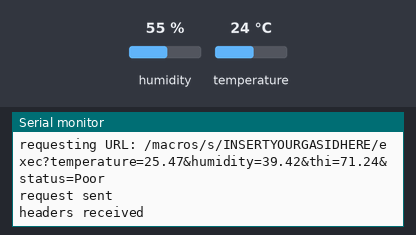
This sketch was run on a simulated ESP8266 (NodeMCU). Parts: the last lines printed to the serial monitor. The inputs (shaded band) are chosen by the test bench; at power-on: humidity 55 %, temperature 24 °C. WiFi joins after 1.5 s; servers stay silent unless stated; uploads are accepted with an empty reply.

Above: at 2.7 s.
2.8 s: humidity set to 22 %
At 3.2 s:
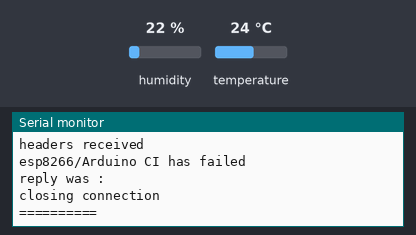
5.8 s: temperature set to 12 °C
At 6.34 s:
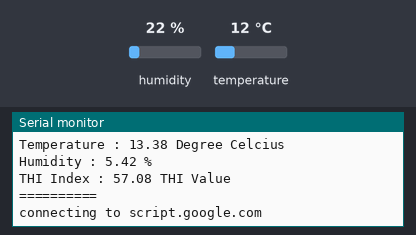
8.8 s: humidity set to 40 %
At 9.4 s:
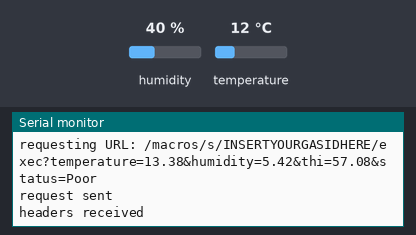
Timing chart, 0 to 11.8 s (numbered marks = the images above; inputs shaded):
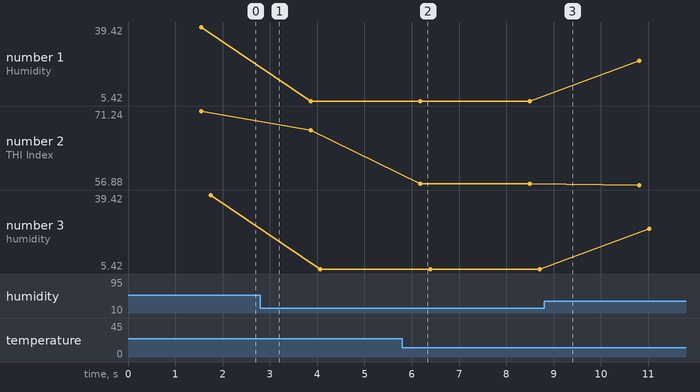

Measured:
- after the input at 5.8 s, the serial monitor: prints a new line after 0.38 s (image 2)
- plotted number 1: 39.42 → 5.42 after the input at 2.8 s, 5.42 → 23.97 after the input at 8.8 s
- plotted number 2: 71.24 → 67.53 after the input at 2.8 s, 67.53 → 57.08 after the input at 5.8 s, 57.08 → 56.88 after the input at 8.8 s
- plotted number 3: 39.42 → 5.42 after the input at 2.8 s, 5.42 → 23.97 after the input at 8.8 s

The sketch:

Google_HDC1080_NOlcd.ino
```cpp
/*
 * Project by SAI Technology - 21July2022
 */

//Board selection
#include <Arduino.h>
#if defined(ESP32)
  #include <WiFi.h>
#elif defined(ESP8266)
  #include <ESP8266WiFi.h>
#endif

#include<Wire.h>
#include <WiFiClientSecure.h>

//----Sensor------
//Insert Library (if any)
#include "ClosedCube_HDC1080.h"

//Create instances for using library
ClosedCube_HDC1080 hdc1080;

//------------- WiFi -----
const char* ssid = "USERNAME"; //--> Your wifi name or SSID.
const char* password = "PASSWORD"; //--> Your wifi password.
const char* host = "script.google.com";
const int httpsPort = 443;

WiFiClientSecure client; //--> Create a WiFiClientSecure object.
String GAS_ID = "INSERTYOURGASIDHERE"; //--> spreadsheet script ID

//-------------end WiFi----

float thi; float t; float h; float nt; float nh;

void setup() {
  Wire.begin();
  hdc1080.begin(0x40);
  Serial.begin(115200);

  //WiFi
  WiFi.begin(ssid, password); //--> Connect to your WiFi router
  Serial.println("");

  Serial.print("Connecting");
  while (WiFi.status() != WL_CONNECTED) {
    Serial.print(".");
    //----------------------------------------Make the On Board Flashing LED on the process of connecting to the wifi router.
    digitalWrite(LED_BUILTIN, LOW);
    delay(250);
    digitalWrite(LED_BUILTIN, HIGH);
    delay(250);
    //----------------------------------------
  }
  //----------------------------------------
  digitalWrite(LED_BUILTIN, HIGH); //--> Turn off the On Board LED when it is connected to the wifi router.
  Serial.println("");
  Serial.print("Successfully connected to : ");
  Serial.println(ssid);
  Serial.print("IP address: ");
  Serial.println(WiFi.localIP());
  Serial.println();
  //----------------------------------------
  Serial.println("I'm awake, but I'm going into deep sleep mode for 30 seconds");

  client.setInsecure();
}

void loop()
{

  //Temperature and Humidity
  nt = hdc1080.readTemperature();
  nh = hdc1080.readHumidity();

  //final calibration based on algorithm ***THI****
  t = (((1.0081 * nt) - (0.3202)) + 1.6); //Rsquare = 0.9999999125
  h = (((1.0305 * nh) - (0.7127)) - 16.54); // Rqsuare = 0.9996
  float tf = ((t*1.8)+32); //convertion of the temperature into Farenhiet
  thi = (tf - (0.55-(0.55*h/100))*(tf-58));

  //display in serial result
  String temp = "Temperature : " + String(t) + " Degree Celcius";
  String humid = "Humidity : " + String(h) + " %";
  String temphumid = "THI Index : " + String(thi) + " THI Value";
  Serial.println(temp);
  Serial.println(humid);
  Serial.println(temphumid);

  if(thi>80)
  {
    sendData1(); //--> Calls the sendData Subroutine
    }
  else
  {
    sendData2();
  }
}

//-----

// Subroutine for sending data to Google Sheets SendData1
// float t, float h, float thi, int co2, int tvoc, int pm25, int pm10
void sendData1() {
  Serial.println("==========");
  Serial.print("connecting to ");
  Serial.println(host);

  //----------------------------------------Connect to Google host
  if (!client.connect(host, httpsPort)) {
    Serial.println("connection failed");
    return;
  }
  //----------------------------------------

  //----------------------------------------Processing data and sending data
  String string_t =  String(t);
  String string_h =  String(h);
  String string_thi =  String(thi);
  String statusthi = "Poor";

  String url = "/macros/s/" + GAS_ID + "/exec?temperature=" + string_t + "&humidity=" +
  string_h + "&thi=" + string_thi + "&status=" + statusthi;

  Serial.print("requesting URL: ");
  Serial.println(url);

  client.print(String("GET ") + url + " HTTP/1.1\r\n" +
               "Host: " + host + "\r\n" +
               "User-Agent: BuildFailureDetectorESP8266\r\n" +
               "Connection: close\r\n\r\n");

  Serial.println("request sent");
  //----------------------------------------

  //----------------------------------------Checking whether the data was sent successfully or not
  while (client.connected()) {
    String line = client.readStringUntil('\n');
    if (line == "\r") {
      Serial.println("headers received");
      break;
    }
  }
  String line = client.readStringUntil('\n');
  if (line.startsWith("{\"state\":\"success\"")) {
    Serial.println("esp8266/Arduino CI successfull!");
  } else {
    Serial.println("esp8266/Arduino CI has failed");
  }
  Serial.print("reply was : ");
  Serial.println(line);
  Serial.println("closing connection");
  Serial.println("==========");
  Serial.println();
  //----------------------------------------

  delay(1000);
}

//====== Send Data 2 for option No. 2
void sendData2() {
  Serial.println("==========");
  Serial.print("connecting to ");
  Serial.println(host);

  //----------------------------------------Connect to Google host
  if (!client.connect(host, httpsPort)) {
    Serial.println("connection failed");
    return;
  }
  //----------------------------------------

  //----------------------------------------Processing data and sending data
  String string_t =  String(t);
  String string_h =  String(h);
  String string_thi =  String(thi);
  String statusthi = "Poor";

  String url = "/macros/s/" + GAS_ID + "/exec?temperature=" + string_t + "&humidity=" +
  string_h + "&thi=" + string_thi + "&status=" + statusthi;

  Serial.print("requesting URL: ");
  Serial.println(url);

  client.print(String("GET ") + url + " HTTP/1.1\r\n" +
               "Host: " + host + "\r\n" +
               "User-Agent: BuildFailureDetectorESP8266\r\n" +
               "Connection: close\r\n\r\n");

  Serial.println("request sent");
  //----------------------------------------

  //----------------------------------------Checking whether the data was sent successfully or not
  while (client.connected()) {
    String line = client.readStringUntil('\n');
    if (line == "\r") {
      Serial.println("headers received");
      break;
    }
  }
  String line = client.readStringUntil('\n');
  if (line.startsWith("{\"state\":\"success\"")) {
    Serial.println("esp8266/Arduino CI successfull!");
  } else {
    Serial.println("esp8266/Arduino CI has failed");
  }
  Serial.print("reply was : ");
  Serial.println(line);
  Serial.println("closing connection");
  Serial.println("==========");
  Serial.println();
  //----------------------------------------

  delay(1000);
}
```
